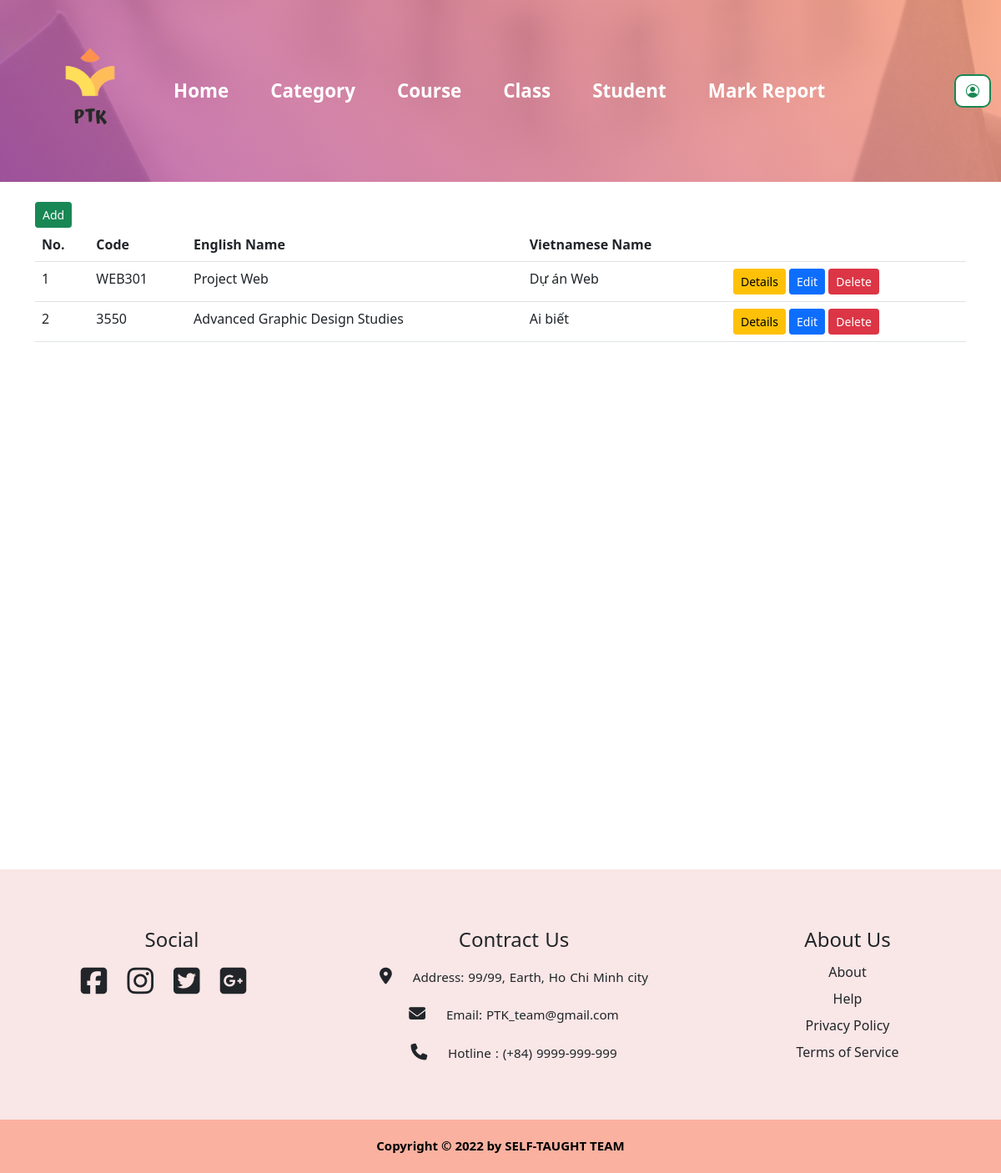
Screenshot of /course/ with the database file from the repository.
### course/models.py (models this page shows, shortened)
class Course(models.Model):
    code = models.CharField(max_length=10)
    description = models.TextField()
    name_en = models.CharField(max_length=250)
    name_vi = models.CharField(max_length=250)
    credit = models.IntegerField()
    hour = models.IntegerField()
    category = models.ForeignKey(Category, on_delete=models.CASCADE)

### course/views.py (the view)
# urls.py: path("course/", views.course_index),
def course_index(request):
    courses = Course.objects.all()
    context = {
        "courses": courses,
    }
    return render(request, "course/course/course_index.html", context)

### course/templates/course/course/course_index.html
{% extends 'base.html' %}
{% load static %}
{% block content %}
<link rel="stylesheet" href="{% static 'css/style.css' %}">
<a href="add" class="btn btn-sm btn-success">Add</a>
<table class="table">
    <tr>
        <th>No.</th>
        <th>Code</th>
        <th>English Name</th>
        <th>Vietnamese Name</th>
        <th></th>
    </tr>
    {% for item in courses %}
    <tr>
        <td>{{forloop.counter}}</td>
        <td>{{item.code}}</td>
        <td>{{item.name_en}}</td>
        <td>{{item.name_vi}}</td>
        <td>
            <a href="{{item.id}}" class="btn btn-sm btn-warning">Details</a>
            <a href="edit/{{item.id}}" class="btn btn-sm btn-primary">Edit</a>
            <a href="delete/{{item.id}}" class="btn btn-sm btn-danger">Delete</a>
        </td>
    </tr>
    {% endfor %}
</table>
{% endblock content %}

### rows the page displays
Course: code "WEB301", name_en "Project Web", name_vi "Dự án Web"
Course: code "3550", name_en "Advanced Graphic Design Studies", name_vi "Ai biết"
